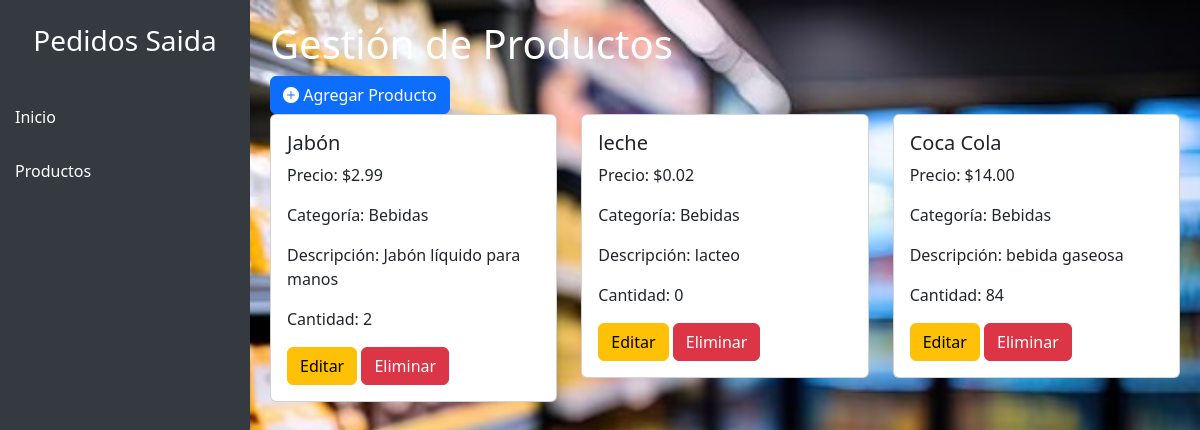
Page /productos/productos.php on the committed database.
### tables this page shows
CREATE TABLE `productos` (
  `id_producto` int(11) NOT NULL,
  `nombre` varchar(100) NOT NULL,
  `descripcion` text DEFAULT NULL,
  `precio` decimal(10,2) NOT NULL,
  `id_categoria` int(11) DEFAULT NULL,
  `fecha_creacion` timestamp NOT NULL DEFAULT current_timestamp(),
  `cantidad` int(11) DEFAULT 0
);

CREATE TABLE `categorias` (
  `id_categoria` int(11) NOT NULL,
  `nombre` varchar(100) NOT NULL,
  `descripcion` text DEFAULT NULL
);

### productos/productos.php (the view, shortened to what this page needs)
<?php
include "../conexionMysql.php";
$sqlProductos = "SELECT p.id_producto AS id, p.nombre AS nombre, p.precio AS precio, p.descripcion AS descripcion, p.cantidad AS cantidad, c.nombre AS categoria
                 FROM productos p
                 LEFT JOIN categorias c ON p.id_categoria = c.id_categoria";
$resultProductos = $conexion->query($sqlProductos);
?>
<!DOCTYPE html>
<html lang="es">
<head>
    <link href="https://cdn.jsdelivr.net/npm/bootstrap@5.3.3/dist/css/bootstrap.min.css" rel="stylesheet">
    <link rel="stylesheet" href="https://cdn.jsdelivr.net/npm/bootstrap-icons@1.10.5/font/bootstrap-icons.css">
</head>
<body>
    <div class="sidebar">
        <h3 class="text-white text-center py-4">Pedidos Saida</h3>
        <a href="../home.php">Inicio</a>
        <a href="../productos/productos.php">Productos</a>
    </div>
    <div class="content">
        <h1 class="title-white">Gestión de Productos</h1>
        <button class="btn btn-primary" data-bs-toggle="modal" data-bs-target="#addProductModal">
            <i class="bi bi-plus-circle-fill"></i> Agregar Producto
        </button>
        <div class="row">
            <?php if ($resultProductos->num_rows > 0): ?>
                <?php while ($producto = $resultProductos->fetch_assoc()): ?>
                    <div class="col-md-4">
                        <div class="card">
                            <div class="card-body">
                                <h5 class="card-title"><?= htmlspecialchars($producto['nombre']) ?></h5>
                                <p class="card-text">Precio: $<?= number_format($producto['precio'], 2) ?></p>
                                <p class="card-text">Categoría: <?= htmlspecialchars($producto['categoria']) ?></p>
                                <p class="card-text">Descripción: <?= htmlspecialchars($producto['descripcion']) ?></p>
                                <p class="card-text">Cantidad: <?= htmlspecialchars($producto['cantidad']) ?></p>
                                <button class="btn btn-warning" onclick="openEditModal(<?= $producto['id'] ?>, '<?= addslashes($producto['nombre']) ?>', <?= $producto['precio'] ?>, '<?= $producto['categoria'] ?>', <?= $producto['cantidad'] ?>, '<?= addslashes($producto['descripcion']) ?>')">Editar</button>
                                <button class="btn btn-danger" onclick="openDeleteModal(<?= $producto['id'] ?>, '<?= addslashes(htmlspecialchars($producto['nombre'])) ?>')">Eliminar</button>
                            </div>
                        </div>
                    </div>
                <?php endwhile; ?>
            <?php else: ?>
                <div class="col-12">
                    <div class="alert alert-info" role="alert">No hay productos disponibles.</div>
                </div>
            <?php endif; ?>
        </div>
    </div>
</body>
</html>

### productos/productos.php (style rules this page uses)
body { display: flex; background-image: url('../imagenes.img/ima.jpeg'); background-size: cover; background-position: center; min-height: 100vh; }
.sidebar { width: 250px; background-color: #343a40; height: 100vh; position: fixed; }
.sidebar a { display: block; color: white; padding: 15px; text-decoration: none; }
.content { margin-left: 250px; padding: 20px; width: 100%; }
.btn { transition: background-color 0.3s ease; }
.card { margin-bottom: 20px; }
.title-white { color: white; }

### rows in the picture
productos: nombre "Jabón", precio "2.99", id_categoria.nombre "Bebidas", descripcion "Jabón líquido para manos", cantidad "2"
productos: nombre "leche", precio "0.02", id_categoria.nombre "Bebidas", descripcion "lacteo", cantidad "0"
productos: nombre "Coca Cola", precio "14.00", id_categoria.nombre "Bebidas", descripcion "bebida gaseosa", cantidad "84"
